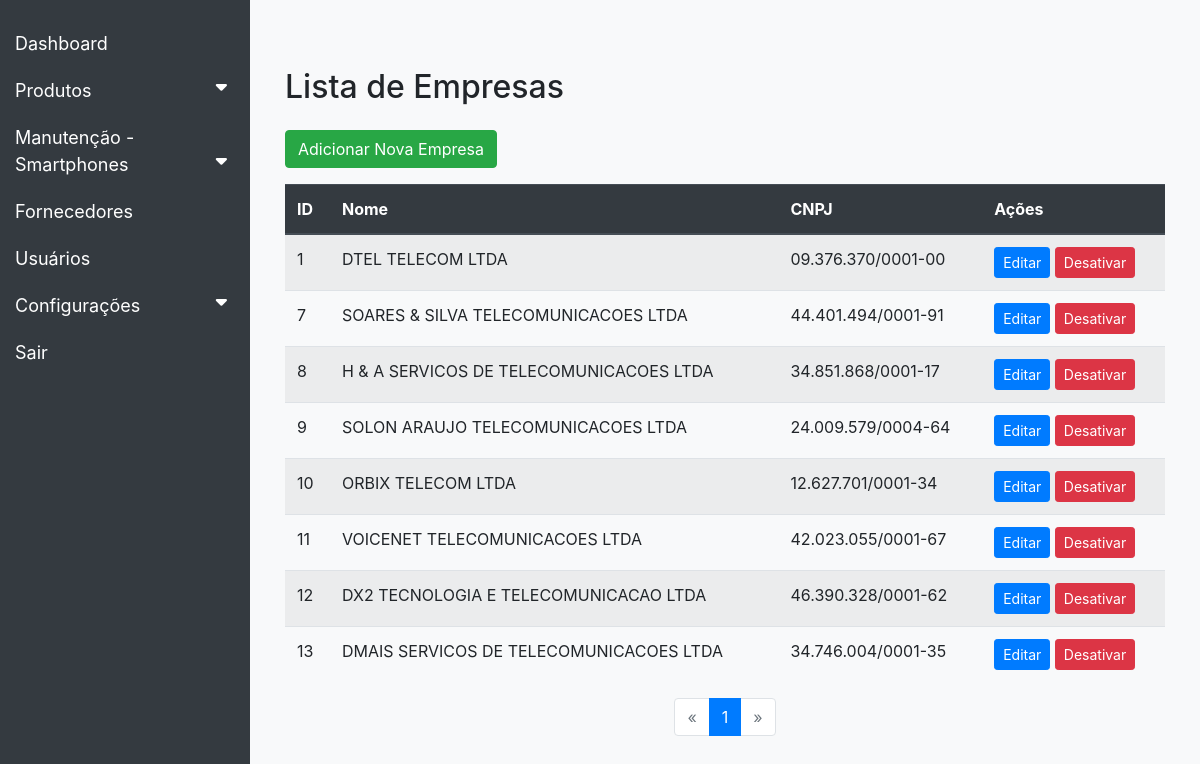
The page /settings/enterprise_menu.php on the database its author committed.
### tables this page shows
CREATE TABLE `empresas` (
  `id` int(11) NOT NULL,
  `nome` varchar(50) NOT NULL,
  `cnpj_empresa` varchar(14) NOT NULL,
  `ativo` tinyint(1) NOT NULL DEFAULT 1
);

### settings/enterprise_menu.php (the view, shortened to what this page needs)
<?php
include(__DIR__ . '/../config/config.php');
$pagina = isset($_GET['pagina']) ? max(1, (int)$_GET['pagina']) : 1;
$offset = ($pagina - 1) * LIMITE_EMPRESAS;
try {
    $sqlTotal = "SELECT COUNT(*) AS total FROM empresas WHERE ativo = 1";
    $stmtTotal = $mysqli->prepare($sqlTotal);
    if (!$stmtTotal->execute()) {
        throw new Exception("Erro ao contar empresas: " . $mysqli->error);
    }
    $resultTotal = $stmtTotal->get_result();
    $totalEmpresas = $resultTotal->fetch_assoc()['total'];
    $sql = "SELECT * FROM empresas WHERE ativo = 1 LIMIT ? OFFSET ?";
    $stmt = $mysqli->prepare($sql);
    $limiteEmpresas = LIMITE_EMPRESAS;
    $stmt->bind_param('ii', $limiteEmpresas, $offset);
    if (!$stmt->execute()) {
        throw new Exception("Erro ao buscar empresas: " . $mysqli->error);
    }
    $result = $stmt->get_result();
    $totalPaginas = ceil($totalEmpresas / LIMITE_EMPRESAS);
} catch (Exception $e) {
    error_log("Erro: " . $e->getMessage());
    die("Ocorreu um erro. Por favor, tente novamente mais tarde.");
}
function formatarCNPJ($cnpj) {
    return preg_replace(
        "/^(\d{2})(\d{3})(\d{3})(\d{4})(\d{2})$/",
        "$1.$2.$3/$4-$5",
        $cnpj
    );
}
?>
<!DOCTYPE html>
<html lang="pt-br">
<head>
    <link rel="stylesheet" href="https://cdn.jsdelivr.net/npm/bootstrap@4.6.2/dist/css/bootstrap.min.css">
    <link rel="stylesheet" href="https://cdnjs.cloudflare.com/ajax/libs/font-awesome/6.0.0-beta3/css/all.min.css">
</head>
<body>
    <?php include(__DIR__ . '/../sidebar.php'); ?>
    <div class="main-content">
        <div class="container mt-5">
            <h2 class="mb-4">Lista de Empresas</h2>
            <a href="enterprise_create.php" class="btn btn-success mb-3">Adicionar Nova Empresa</a>
            <table class="table table-striped table-hover">
                <thead class="thead-dark">
                    <tr>
                        <th>ID</th>
                        <th>Nome</th>
                        <th>CNPJ</th>
                        <th>Ações</th>
                    </tr>
                </thead>
                <tbody>
                    <?php if ($result->num_rows > 0): ?>
                        <?php while ($row = $result->fetch_assoc()): ?>
                            <tr>
                                <td><?php echo $row['id']; ?></td>
                                <td><?php echo htmlspecialchars($row['nome']); ?></td>
                                <td><?php echo formatarCNPJ($row['cnpj_empresa']); ?></td>
                                <td>
                                    <a href="enterprise_edit.php?id=<?php echo $row['id']; ?>" class="btn btn-sm btn-primary">Editar</a>
                                    <a href="delete.php?id=<?php echo $row['id']; ?>" class="btn btn-sm btn-danger" onclick="return confirm('Tem certeza que deseja excluir?');">Desativar</a>
                                </td>
                            </tr>
                        <?php endwhile; ?>
                    <?php else: ?>
                        <tr>
                            <td colspan="4" class="text-center">Nenhuma empresa encontrada.</td>
                        </tr>
                    <?php endif; ?>
                </tbody>
            </table>
            <nav>
                <ul class="pagination justify-content-center">
                    <li class="page-item <?php if ($pagina <= 1) echo 'disabled'; ?>">
                        <a class="page-link" href="?pagina=<?php echo $pagina - 1; ?>" aria-label="Anterior">
                            <span aria-hidden="true">&laquo;</span>
                        </a>
                    </li>
                    <?php for ($i = 1; $i <= $totalPaginas; $i++): ?>
                        <li class="page-item <?php if ($pagina == $i) echo 'active'; ?>">
                            <a class="page-link" href="?pagina=<?php echo $i; ?>"><?php echo $i; ?></a>
                        </li>
                    <?php endfor; ?>
                    <li class="page-item <?php if ($pagina >= $totalPaginas) echo 'disabled'; ?>">
                        <a class="page-link" href="?pagina=<?php echo $pagina + 1; ?>" aria-label="Próximo">
                            <span aria-hidden="true">&raquo;</span>
                        </a>
                    </li>
                </ul>
            </nav>
        </div>
    </div>
</body>
</html>

### settings/enterprise_menu.php (style rules this page uses)
body { background-color: #f8f9fa; display: flex; }
.main-content { margin-left: 250px; padding: 20px; width: 100%; }

### rows shown on the page
empresas: id "1", nome "DTEL TELECOM LTDA", cnpj_empresa "09.376.370/0001-00"
empresas: id "7", nome "SOARES & SILVA TELECOMUNICACOES LTDA", cnpj_empresa "44.401.494/0001-91"
empresas: id "8", nome "H & A SERVICOS DE TELECOMUNICACOES LTDA", cnpj_empresa "34.851.868/0001-17"
empresas: id "9", nome "SOLON ARAUJO TELECOMUNICACOES LTDA", cnpj_empresa "24.009.579/0004-64"
empresas: id "10", nome "ORBIX TELECOM LTDA", cnpj_empresa "12.627.701/0001-34"
empresas: id "11", nome "VOICENET TELECOMUNICACOES LTDA", cnpj_empresa "42.023.055/0001-67"
empresas: id "12", nome "DX2 TECNOLOGIA E TELECOMUNICACAO LTDA", cnpj_empresa "46.390.328/0001-62"
empresas: id "13", nome "DMAIS SERVICOS DE TELECOMUNICACOES LTDA", cnpj_empresa "34.746.004/0001-35"
